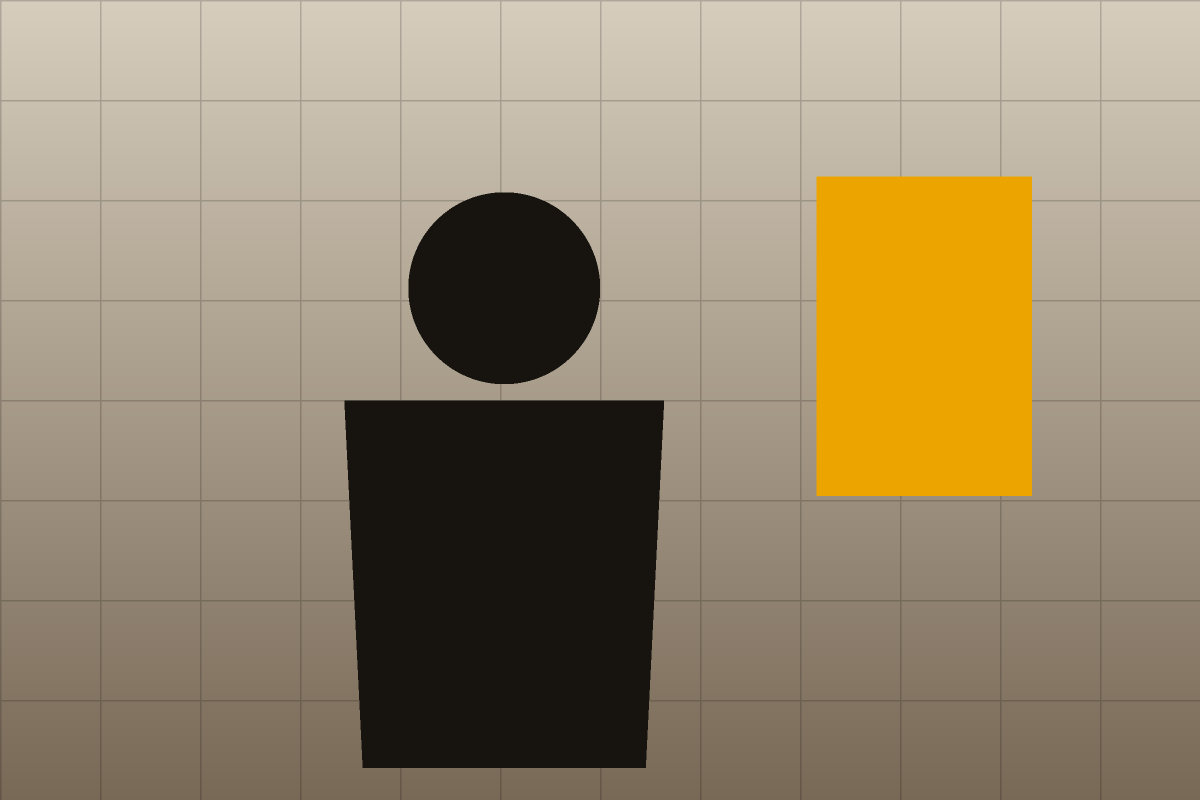
#> input picture tools/fixtures/soi-den.png, 2400 x 1600 px (shown at 1/2 size)
$ python photo-frame-trial.py fixtures/soi-den.png fixtures/soi-den.png 1.0 1.0 1.0
#> lines starting #> are read from the running program, lines starting #| are printed output that depends on the picture; after the words box and inside, x2 and y2 are one past the last pixel; in counts of white or black regions, pixels touching at a corner belong together
"""Trial framing for the product photos (25/09/2026) — a REFERENCE for the
photo slice, not a maintained tool: every garment the same width, the same
distance from the top, on a 1200 x 1500 canvas whose backdrop is the photo's
own, continued.

Tried on photos-raw/khoi-black.png (1122x1402) and khoi-cream.png (1198x1313,
ChatGPT changed the canvas when it recoloured): both came out centred, 84% wide,
collar at 12%, no visible seam. Width is the right measure for tops; a tall
garment (trousers, the long coat MƯA) needs the height checked too, so the real
slice should fit the garment inside a safe box rather than by width alone.

Pillow only (no numpy on the machine it was written on).

usage: python tools/photo-frame-trial.py <in.png> <out.webp> [width_frac] [top_frac] [height_frac]

Since 25/09 (MUỐI, the first trousers) the garment is fitted inside a box, not
by width alone: width_frac of the canvas wide AND height_frac tall at most,
whichever binds first. Tops and hoodies stay width-bound (they reach 70-82% of
the height at 84% of the width); trousers and long coats become height-bound.
"""
import random
import sys
from PIL import Image, ImageChops, ImageDraw, ImageFilter

OUT_W, OUT_H = 1200, 1500
src_path, out_path = sys.argv[1], sys.argv[2]
WIDTH_FRAC = float(sys.argv[3]) if len(sys.argv) > 3 else 0.84
TOP_FRAC = float(sys.argv[4]) if len(sys.argv) > 4 else 0.12
HEIGHT_FRAC = float(sys.argv[5]) if len(sys.argv) > 5 else 0.82

im = Image.open(src_path).convert("RGB")
#> im is the input picture: PIL image 2400x1600 RGB; mean R, G, B 151.7, 136.5, 110.6
W, H = im.size
#> W = 2400; H = 1600
px = im.load()

# 1. The backdrop as a plane per channel, fitted to the top band and the two
#    side bands of the upper half (the floor shadow lives at the bottom).
pts = []
for y in range(0, 40, 4):
    for x in range(0, W, 8):
        pts.append((x, y, px[x, y]))
#> after the loop, pts = 3000 items
for y in range(40, H // 2, 8):
    for x in list(range(0, 36, 6)) + list(range(W - 36, W, 6)):
        pts.append((x, y, px[x, y]))
#> after the loop, pts = 4140 items

def solve3(A, b):
    # Cramer's rule for a 3x3 system
    def det(m):
        return (m[0][0] * (m[1][1] * m[2][2] - m[1][2] * m[2][1])
                - m[0][1] * (m[1][0] * m[2][2] - m[1][2] * m[2][0])
                + m[0][2] * (m[1][0] * m[2][1] - m[1][1] * m[2][0]))
    d = det(A)
    out = []
    for i in range(3):
        m = [row[:] for row in A]
        for r in range(3):
            m[r][i] = b[r]
        out.append(det(m) / d)
    return out

planes = []
for ch in range(3):
    S1 = len(pts); Sx = sum(p[0] for p in pts); Sy = sum(p[1] for p in pts)
    Sxx = sum(p[0] * p[0] for p in pts); Syy = sum(p[1] * p[1] for p in pts); Sxy = sum(p[0] * p[1] for p in pts)
    Sv = sum(p[2][ch] for p in pts); Sxv = sum(p[0] * p[2][ch] for p in pts); Syv = sum(p[1] * p[2][ch] for p in pts)
    planes.append(solve3([[S1, Sx, Sy], [Sx, Sxx, Sxy], [Sy, Sxy, Syy]], [Sv, Sxv, Syv]))
#> this loop made 3 passes
#> (Sv, Sxv, Syv) on passes 1 to 3: (834871, 1002868692, 96308200), (795931, 956056248, 90587568), (726926, 873132528, 81602088)
#> after the loop, planes = [[207, 0.00137, -0.0549], [198.2, 0.00129, -0.0589], [181.8, 0.00117, -0.0599]]

def plane_at(x, y):
    return tuple(max(0, min(255, round(a + b * x + c * y))) for a, b, c in planes)

# grain of the real backdrop: spread of the top band around the plane
res = [px[x, y][1] - plane_at(x, y)[1] for y in range(0, 40, 2) for x in range(0, W, 5)]
#> res = 9600 values, max 7 at index 961, min -34 at index 2360, mean 0.613
mean = sum(res) / len(res)
#> mean = 0.613
grain = (sum((r - mean) ** 2 for r in res) / len(res)) ** 0.5
#> grain = 12.12

# 2. Where the garment is. The backdrop darkens toward the corners, so each
#    row is compared with its OWN two ends (the garment never reaches them),
#    interpolated across, rather than with one plane for the whole photo.
small_w, small_h = W // 4, H // 4
#> small_w = 600; small_h = 400
sm = im.resize((small_w, small_h), Image.BILINEAR)
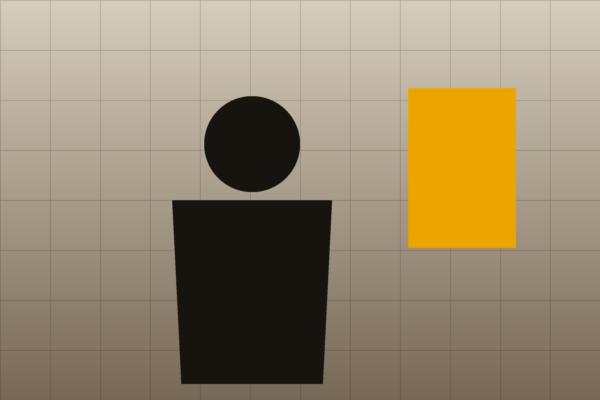
#> sm: PIL image 600x400 RGB; mean R, G, B 151.7, 136.6, 110.6
sp = sm.load()
edge = max(3, small_w // 60)
#> edge = 10
def mid(vals):
    vals = sorted(vals)
    return vals[len(vals) // 2]
mask = Image.new("L", (small_w, small_h), 0)
#> mask: PIL image 600x400 L; every value is 0
mp = mask.load()
for y in range(small_h):
    L = [mid([sp[x, y][c] for x in range(edge)]) for c in range(3)]
    R = [mid([sp[x, y][c] for x in range(small_w - edge, small_w)]) for c in range(3)]
    for x in range(edge, small_w - edge):
        t = x / (small_w - 1)
        d = max(abs(sp[x, y][c] - (L[c] + (R[c] - L[c]) * t)) for c in range(3))
        if d > 16:
            mp[x, y] = 255
#> this loop made 400 passes
#> R on passes 1 to 3: [188, 180, 165], [213, 204, 187], [213, 204, 187]
mask = mask.filter(ImageFilter.MedianFilter(3))
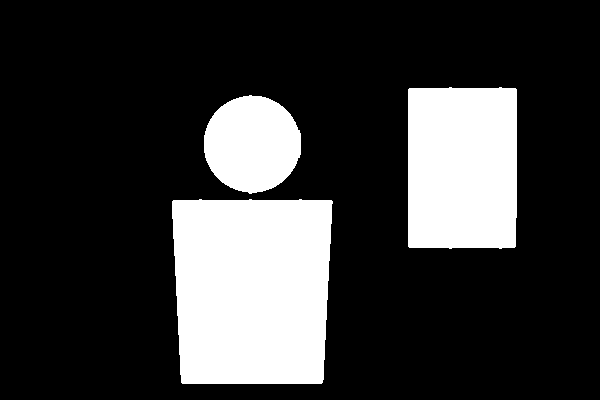
#> mask: PIL image 600x400 L; 22% white; 3 white regions, box (x1, y1, x2, y2) and area: (172, 199, 333, 384) 27914, (408, 87, 517, 249) 17418, (204, 95, 301, 194) 7417
mp = mask.load()
cols = [x for x in range(small_w) if sum(1 for y in range(small_h) if mp[x, y]) >= 3]
#> cols = 270 values from 172 to 516
rows = [y for y in range(small_h) if sum(1 for x in range(small_w) if mp[x, y]) >= 3]
#> rows = 297 values from 87 to 383
gx0, gx1, gy0, gy1 = cols[0] * 4, cols[-1] * 4 + 4, rows[0] * 4, rows[-1] * 4 + 4
#> gx0 = 688; gx1 = 2068; gy0 = 348; gy1 = 1536
seen_right = gx1
#> seen_right = 2068

# The right edge is also mirrored, and the wider of the two is kept. The key
# light comes from the front left, so the right side is where the garment's
# own shade and its cast shadow both fall: CÁT cream's shaded sleeve matched
# the paper and the mask stopped 42px short, while a lower threshold took in
# the cast shadow of every dark garment instead (MUỐI grew 72px). The lit
# left edge is reliable, and a top is symmetric about its collar or hood,
# which the light reaches on both sides. Trousers are not (MUỐI's right leg
# stands further out), so the mirror only ever widens: a shaded side is never
# cut short, and a cast shadow costs at most a couple of per cent of scale.
top = [y for y in rows if y <= rows[0] + max(2, (rows[-1] - rows[0]) // 12)]
#> top = 25 values from 87 to 111
mids = []
for y in top:
    xs = [x for x in range(small_w) if mp[x, y]]
    if xs:
        mids.append((xs[0] + xs[-1] + 1) / 2)
#> this loop made 25 passes
#> xs on pass 1: [449, 450, 451, 499, 500, 501]
#> after the loop, mids = 25 values, max 475.5 at index 0, min 366.5 at index 24, mean 401.7
axis = sorted(mids)[len(mids) // 2] * 4
#> axis = 1500
gx1 = max(seen_right, round(2 * axis - gx0))
#> gx1 = 2312

# 3. Scale so the garment is WIDTH_FRAC of the canvas wide, or HEIGHT_FRAC tall
#    if that binds first; centred, its top at TOP_FRAC.
s_w = OUT_W * WIDTH_FRAC / (gx1 - gx0)
#> s_w = 0.739
s_h = OUT_H * HEIGHT_FRAC / (gy1 - gy0)
#> s_h = 1.26
s = min(s_w, s_h)
#> s = 0.739
bound = "width" if s_w <= s_h else "height"
#> bound = 'width'
sw, sh = round(W * s), round(H * s)
#> sw = 1773; sh = 1182
scaled = im.resize((sw, sh), Image.LANCZOS)
ox = round(OUT_W / 2 - (gx0 + gx1) / 2 * s)
#> ox = -508
oy = round(OUT_H * TOP_FRAC - gy0 * s)
#> oy = 1243

# 4. The canvas: the photo's OWN border, continued outward, with the
#    backdrop's grain. Until 25/09 this was the plane of step 1, continued —
#    fitted to the top and the upper sides, it missed a paper sweep that
#    lightens toward the floor, and NẮNG (white, cream, moss) showed a darker
#    band where the photo ended. Each edge band is averaged across its depth
#    and smoothed along its length, so the continuation starts at exactly the
#    colour the photo ends on.
x0, y0 = max(0, ox), max(0, oy)
#> x0 = 0; y0 = 1243
x1, y1 = min(OUT_W, ox + sw), min(OUT_H, oy + sh)
#> x1 = 1200; y1 = 1500
vis = scaled.crop((x0 - ox, y0 - oy, x1 - ox, y1 - oy))
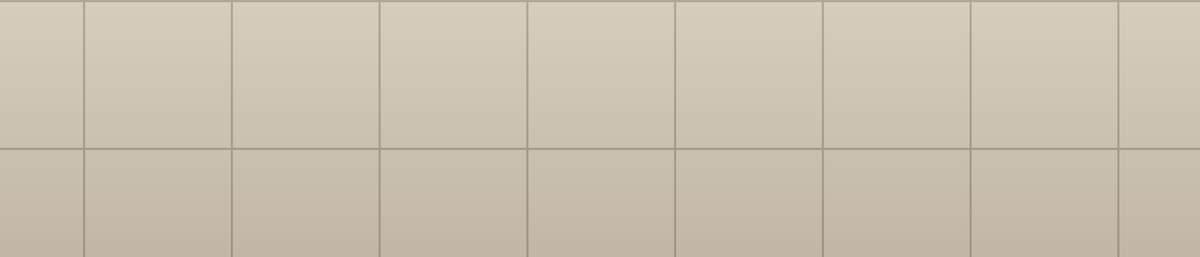
#> vis: PIL image 1200x257 RGB; mean R, G, B 202.6, 192.9, 175.9
vw, vh = vis.size
#> vw = 1200; vh = 257
band = 24
def along(img, n):  # smooth a 1-pixel strip along its length
#> called with n = 16
    w, h = img.size
#> w = 1200; h = 1
    if w > 1:
        return img.resize((max(1, w // n), 1), Image.BOX).resize((w, 1), Image.BILINEAR)
    return img.resize((1, max(1, h // n)), Image.BOX).resize((1, h), Image.BILINEAR)
top_b = along(vis.crop((0, 0, vw, band)).resize((vw, 1), Image.BOX), 16)
bot_b = along(vis.crop((0, vh - band, vw, vh)).resize((vw, 1), Image.BOX), 16)
lef_b = along(vis.crop((0, 0, band, vh)).resize((1, vh), Image.BOX), 16)
rig_b = along(vis.crop((vw - band, 0, vw, vh)).resize((1, vh), Image.BOX), 16)
canvas = Image.new("RGB", (OUT_W, OUT_H))
#> canvas: PIL image 1200x1500 RGB; every value is 0
def corner(a, b):
    return tuple((p + q) // 2 for p, q in zip(a, b))
if y0 > 0:
    canvas.paste(top_b.resize((vw, y0)), (x0, 0))
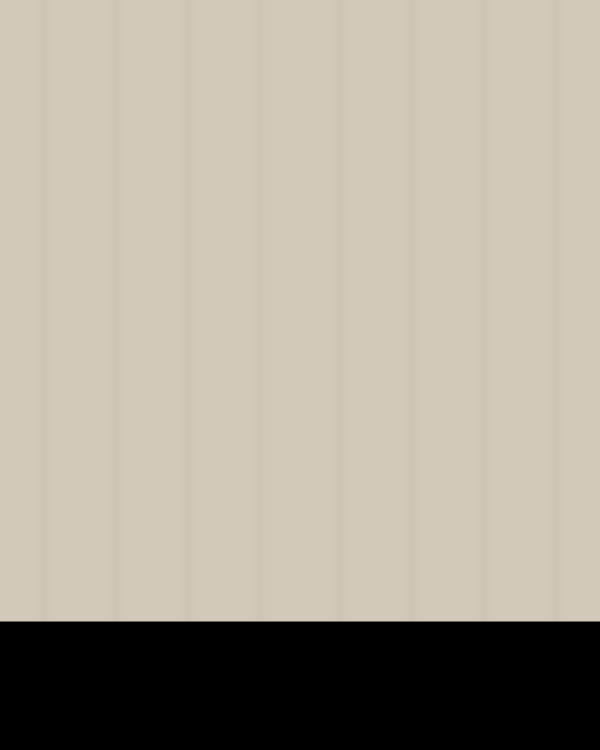
#> canvas: PIL image 1200x1500 RGB (shown at 1/2 size); mean R, G, B 173.6, 166.1, 152.1
if y1 < OUT_H:
    canvas.paste(bot_b.resize((vw, OUT_H - y1)), (x0, y1))
if x0 > 0:
    canvas.paste(lef_b.resize((x0, vh)), (0, y0))
    canvas.paste(corner(top_b.getpixel((0, 0)), lef_b.getpixel((0, 0))), (0, 0, x0, y0))
    canvas.paste(corner(bot_b.getpixel((0, 0)), lef_b.getpixel((0, vh - 1))), (0, y1, x0, OUT_H))
if x1 < OUT_W:
    canvas.paste(rig_b.resize((OUT_W - x1, vh)), (x1, y0))
    canvas.paste(corner(top_b.getpixel((vw - 1, 0)), rig_b.getpixel((0, 0))), (x1, 0, OUT_W, y0))
    canvas.paste(corner(bot_b.getpixel((vw - 1, 0)), rig_b.getpixel((0, vh - 1))), (x1, y1, OUT_W, OUT_H))
# Under the photo, the photo itself: its feathered edge in step 5 then fades
# into its own softened copy, never into an unfilled canvas.
canvas.paste(vis, (x0, y0))
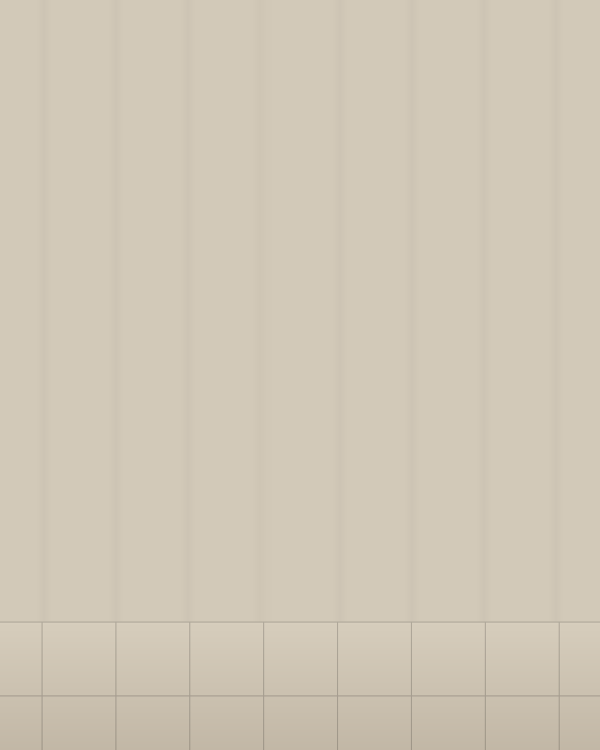
#> canvas: PIL image 1200x1500 RGB (shown at 1/2 size); mean R, G, B 208.3, 199.2, 182.3
canvas = canvas.filter(ImageFilter.GaussianBlur(6))
if grain > 0.3:
    noise = Image.effect_noise((OUT_W, OUT_H), grain * 2.2).convert("RGB")
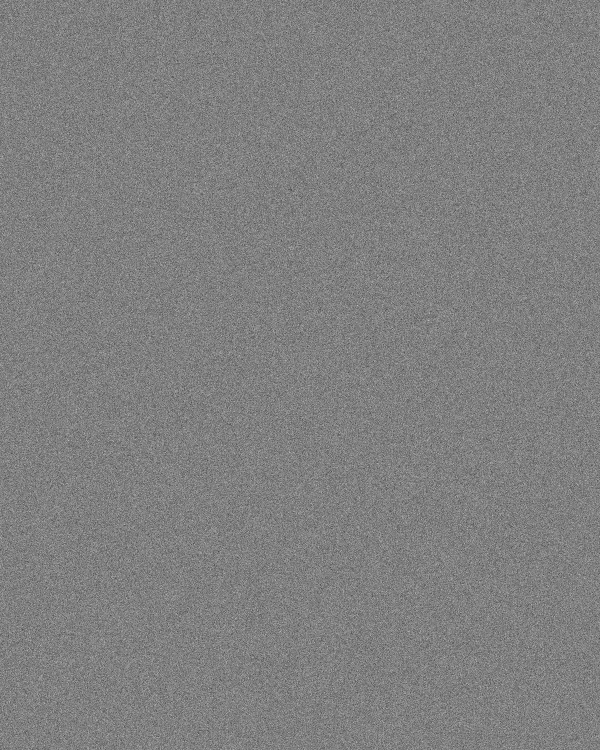
#> noise: PIL image 1200x1500 RGB (shown at 1/2 size); min 0, max 252, mean 127.5
    canvas = ImageChops.add(canvas, noise, 1.0, -128)

# 5. The photo on top, feathered where its own edge meets the continuation.
feather = 36
alpha = Image.new("L", (sw, sh), 0)
#> alpha: PIL image 1773x1182 L; every value is 0
ImageDraw.Draw(alpha).rectangle((feather, feather, sw - feather, sh - feather), fill=255)
#> alpha: PIL image 1773x1182 L; 90.2% white; 1 black region, box (x1, y1, x2, y2) and area: (0, 0, 1773, 1182) 204764
alpha = alpha.filter(ImageFilter.GaussianBlur(feather / 2))
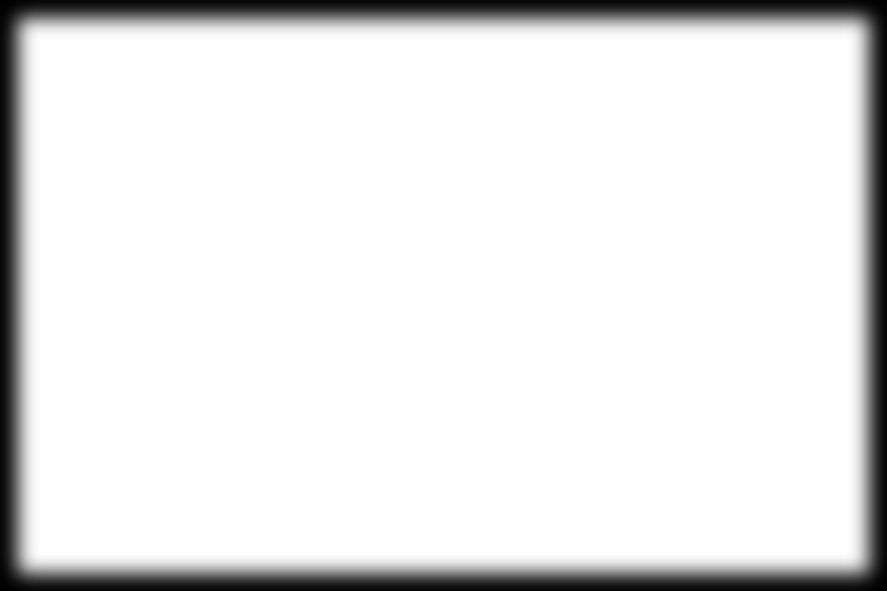
#> alpha: PIL image 1773x1182 L (shown at 1/2 size); min 0, max 255, mean 230
canvas.paste(scaled, (ox, oy), alpha)
canvas.save(out_path, "WEBP", quality=86, method=6)
print(f"{src_path}: garment x {gx0}-{gx1} (seen to {seen_right}) y {gy0}-{gy1}; {bound}-bound, scale {s:.3f}; photo at ({ox},{oy}) {sw}x{sh}; grain {grain:.2f}")
#| fixtures/soi-den.png: garment x 688-2312 (seen to 2068) y 348-1536; width-bound, scale 0.739; photo at (-508,1243) 1773x1182; grain 12.12
